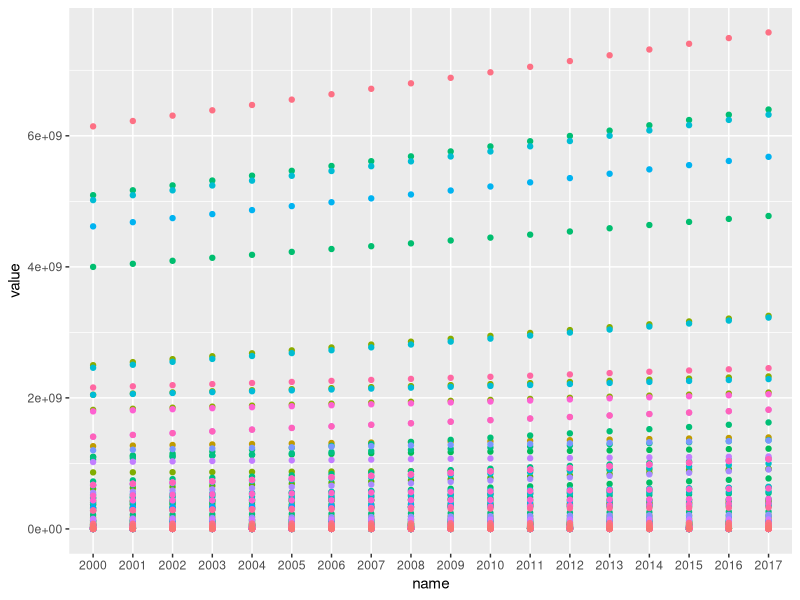
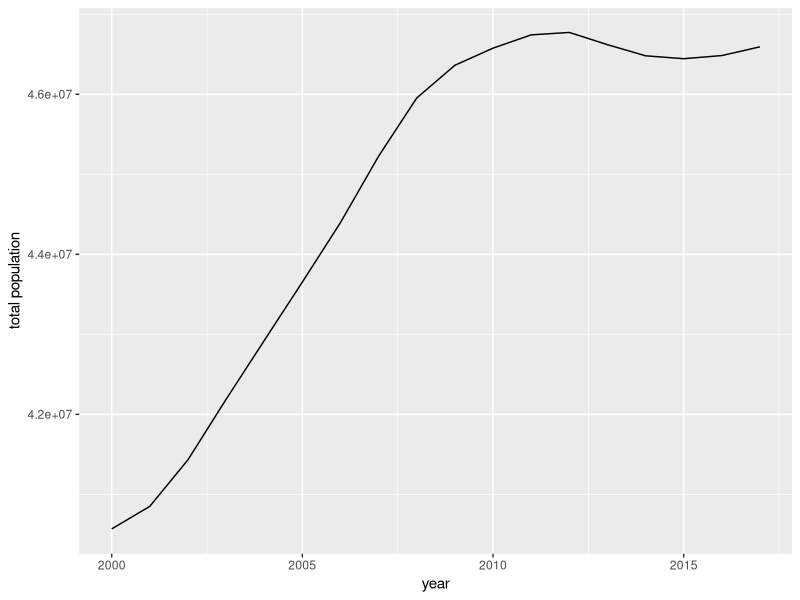
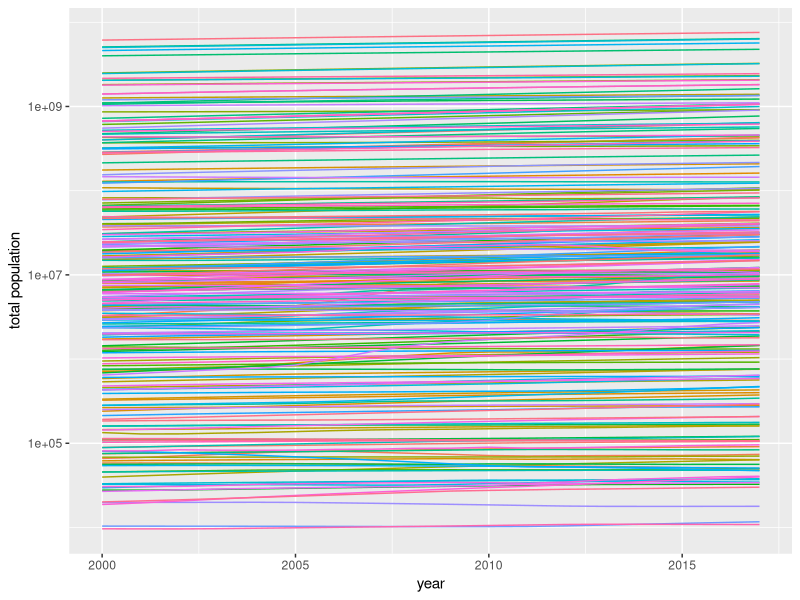

R code for these plots, in order: (Note: this script raises an error after producing the figures.)
## ---- chunk 1
library(ggplot2)
library(vroom)
library(here)
library(dplyr)
library(tidyr)
## ---- chunk 2
color_given_cut <-
diamonds |> 
  group_by(cut, color) |>
  summarise(N=n(), .groups= "drop_last")|>
  mutate(prob=N/sum(N)) |>
  ungroup()
## ---- chunk 3
color_given_cut |>
  select(!N) |>
  pivot_wider(id_cols = cut, 
              names_from=color, 
              values_from= prob)
## ---- chunk 4
color_given_cut |>
  select(!N) |>
  slice_sample(n=30)|>
  pivot_wider(names_from=color, 
              values_from= prob)
## ---- chunk 5
data("world_bank_pop")
## ---- chunk 6
world_bank_pop |>
  filter(indicator== "SP.POP.TOTL") |>
  select(!indicator) |>
  pivot_longer(!country)
## ---- chunk 7
world_bank_pop |>
  filter(indicator== "SP.POP.TOTL") |>
  select(!indicator) |>
  pivot_longer(!country) |>
  ggplot(aes(x=name, y=value, color= country))+
  geom_point()+
  theme(legend.position= "none")
## ---- chunk 8
world_bank_pop |>
  filter(indicator == "SP.POP.TOTL") |>
  filter(country %in% c("ESP", "FRA"))|>
  select(!indicator)
## ---- chunk 9
world_bank_pop |>
  filter(indicator == "SP.POP.TOTL") |>
  filter(country %in% c("ESP", "FRA"))|>
  select(!indicator)|>
  pivot_longer(!country)
## ---- chunk 10
world_bank_pop |>
  filter(country %in% c("ESP", "FRA"))|>
  pivot_longer(!country & !indicator)
## ---- chunk 11
world_bank_pop |>
  filter(indicator== "SP.POP.TOTL") |>
  select(!indicator) |>
  pivot_longer(!country, 
               names_to = "year",
               names_transform = as.integer,
               values_to = "total population") |>
  filter(country== "ESP") |>
  ggplot(aes(x=year, y=`total population`))+
  geom_line()
## ---- chunk 12
world_bank_pop |>
  filter(indicator== "SP.POP.TOTL") |>
  select(!indicator) |>
  pivot_longer(!country, 
               names_to = "year",
               names_transform = as.integer,
               values_to = "total population") |>
  ggplot(aes(x=year, y=`total population`, color=country))+
  geom_line()+
  theme(legend.position= "none")+
  scale_y_continuous(transform= "log10")
## ---- chunk 13
set.seed(42)
world_bank_pop |>
  filter(indicator== "SP.POP.TOTL") |>
  select(!indicator) |>
  filter(is.na(`2000`))|>
  slice_sample(n=10, weight_by = `2000`)|>
  pivot_longer(!country, 
               names_to = "year",
               names_transform = as.integer,
               values_to = "total population") |>
  ggplot(aes(x=year, y=`total population`, color=country))+
  geom_line()+
  theme(legend.position= "right")+
  scale_y_continuous(transform= "log10")
## ---- chunk 14
set.seed(42)
world_bank_pop |>
  filter(indicator== "SP.POP.TOTL") |>
  select(!indicator) |>
  filter(is.na(`2000`))|>
  slice_sample(n=10, weight_by = 1/`2000`)|>
  pivot_longer(!country, 
               names_to = "year",
               names_transform = as.integer,
               values_to = "total population") |>
  ggplot(aes(x=year, y=`total population`, color=country))+
  geom_line()+
  theme(legend.position= "right")+
  scale_y_continuous(transform= "log10")
